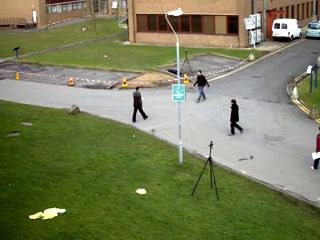
#> input picture frame 10 of video.mp4, 320 x 240 px
$ python fgbg_time.py
#> lines starting #> are read from the running program, lines starting #| are printed output that depends on the picture; after the words box and inside, x2 and y2 are one past the last pixel; in counts of white or black regions, pixels touching at a corner belong together
#Importuojamos reikalingos bibliotekos
import numpy as np
import cv2 as cv

#Sukuriamas vaizdo įrašo skaitymo objektas
cap = cv.VideoCapture('video.mp4')

#Sukuriami fono atmetimo algoritmų objektai
fgbgMog = cv.bgsegm.createBackgroundSubtractorMOG()
fgbgMog2 = cv.createBackgroundSubtractorMOG2()
fgbgGmg = cv.bgsegm.createBackgroundSubtractorGMG()
fgbgKnn = cv.createBackgroundSubtractorKNN()
fgbgCnt = cv.bgsegm.createBackgroundSubtractorCNT()
fgbgGsoc = cv.bgsegm.createBackgroundSubtractorGSOC()
fgbgLsbp = cv.bgsegm.createBackgroundSubtractorLSBP()

#Kintamieji rezultatams saugoti
num_frames = 0

time_mog = 0
time_mog2 = 0
time_gmg = 0
time_knn = 0
time_cnt = 0
time_gsoc = 0
time_lsbp = 0

#Skaitomas pirmas kadras
ret, frame = cap.read()
#> frame is the input picture: shape (240, 320, 3); mean B, G, R 88.9, 125.3, 120.5
prev_gray = cv.cvtColor(frame, cv.COLOR_BGR2GRAY)
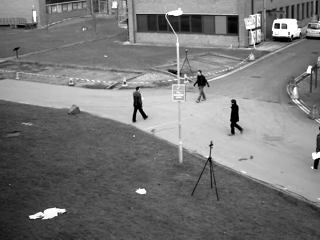
#> prev_gray: shape (240, 320); min 0, max 255, mean 119.7
prev_gray = cv.resize(prev_gray, (0,0), fx=0.5, fy=0.5)
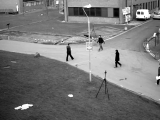
#> prev_gray: shape (120, 160); min 0, max 255, mean 119.8

#Vykdomi skaičiavimai kol yra kadrų
while(cap.isOpened()):
    ret, frame = cap.read()
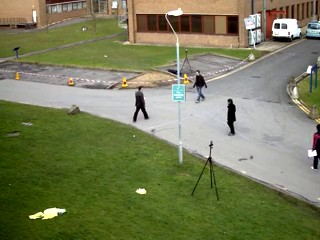
#> input picture frame 11 of video.mp4, 320 x 240 px
#> frame is the input picture: shape (240, 320, 3); mean B, G, R 88.9, 125.1, 120.5
    if ret:
        num_frames += 1
        print(num_frames)
        gray = cv.cvtColor(frame, cv.COLOR_BGR2GRAY)
        gray = cv.resize(gray, (0,0), fx=0.5, fy=0.5)
#> gray: shape (120, 160)

        e1 = cv.getTickCount()
        fgmask = fgbgMog.apply(gray)
#> fgmask: shape (120, 160); every value is 0
        e2 = cv.getTickCount()
        time_mog += (e2 - e1)/ cv.getTickFrequency()

        e1 = cv.getTickCount()
        fgmask = fgbgMog2.apply(gray)
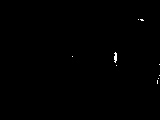
#> fgmask: shape (120, 160); values 127 (black) and 255 (white), 0.21% white in thin lines or dots, all inside (x1, y1, x2, y2) = (72, 19, 160, 84)
        e2 = cv.getTickCount()
        time_mog2 += (e2 - e1)/ cv.getTickFrequency()

        e1 = cv.getTickCount()
        fgmask = fgbgGmg.apply(gray)
        e2 = cv.getTickCount()
        time_gmg += (e2 - e1)/ cv.getTickFrequency()

        e1 = cv.getTickCount()
        fgmask = fgbgKnn.apply(gray)
#> fgmask: shape (120, 160); every value is 255
        e2 = cv.getTickCount()
        time_knn += (e2 - e1)/ cv.getTickFrequency()

        e1 = cv.getTickCount()
        fgmask = fgbgCnt.apply(gray)
        e2 = cv.getTickCount()
        time_cnt += (e2 - e1)/ cv.getTickFrequency()

        e1 = cv.getTickCount()
        fgmask = fgbgGsoc.apply(gray)
        e2 = cv.getTickCount()
        time_gsoc += (e2 - e1)/ cv.getTickFrequency()

        e1 = cv.getTickCount()
        fgmask = fgbgLsbp.apply(gray)
        e2 = cv.getTickCount()
        time_lsbp += (e2 - e1)/ cv.getTickFrequency()

    else:
        break

#Išvedami rezultatai
print("Average one frame processing time:" + \
      "\n\tMOG: " + str(time_mog/num_frames) + " fps = " + str(1/(time_mog/num_frames)) + \
      "\n\tMOG2: " + str(time_mog2/num_frames) + " fps = " + str(1/(time_mog2/num_frames)) + \
      "\n\tGMG: " + str(time_gmg/num_frames) + " fps = " + str(1/(time_gmg/num_frames)) + \
      "\n\tKNN: " + str(time_knn/num_frames) + " fps = " + str(1/(time_knn/num_frames)) + \
      "\n\tCNT: " + str(time_cnt/num_frames) + " fps = " + str(1/(time_cnt/num_frames)) + \
      "\n\tGSOC: " + str(time_gsoc/num_frames) + " fps = " + str(1/(time_gsoc/num_frames)) + \
      "\n\tLSBP: " + str(time_lsbp/num_frames) + " fps = " + str(1/(time_lsbp/num_frames)))

cap.release()
cv.destroyAllWindows()

$ run again, starting later in the video
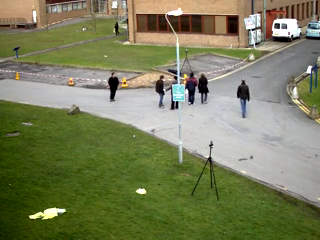
#> input picture frame 80 of video.mp4, 320 x 240 px
#> frame is the input picture: shape (240, 320, 3); mean B, G, R 90.7, 127, 122.3
#> `prev_gray = cv.resize(prev_gray, (0,0), fx=0.5, fy=0.5)`:
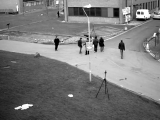
#> prev_gray: shape (120, 160); min 0, max 255, mean 121.5
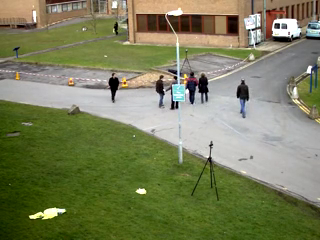
#> input picture frame 81 of video.mp4, 320 x 240 px
#> frame is the input picture: shape (240, 320, 3); mean B, G, R 90.8, 127.1, 122.3
